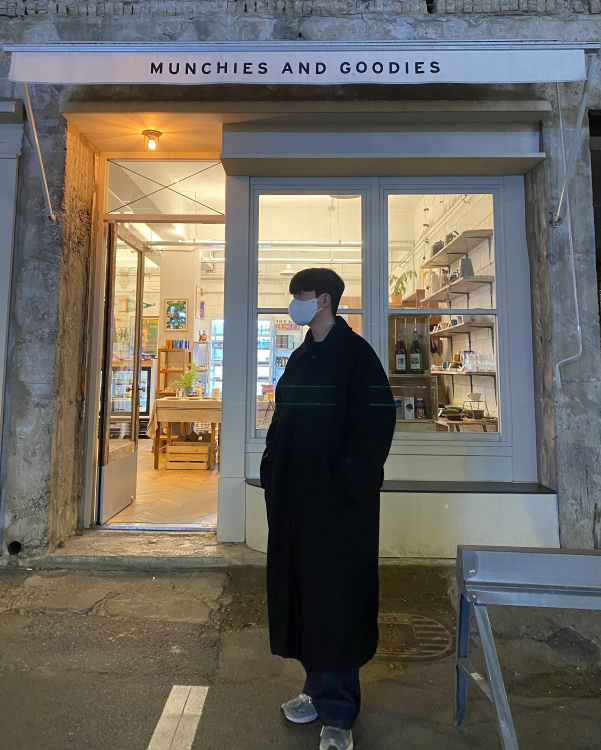
#> input picture docs/jaju_rounding_vmd/assets/fashion/FA-04.jpg, 1202 x 1500 px (shown at 1/2 size); its folder holds 4 pictures in this run
$ python p09_back_zine.py
#> lines starting #> are read from the running program, lines starting #| are printed output that depends on the picture
### tools/jaju_layout/cover_match.py
"""JAJU 포트폴리오 8쪽 /02 Match. 파트 표지 — 사용자가 만든 표지 이미지 위에 얹을 글 (315 × 195).

  python3 tools/jaju_layout/cover_match.py   ->  docs/jaju_rounding_vmd/layout/cover_match.pdf  (1쪽: 자리 표시 위 미리 보기)
                                             ->  out/jaju_layout/cover_match_text.html    (글만 — InDesign 용)

사용자: "첫번째 이미지는 Match 에 대한 커버 페이지 사례(POLITICS + PARTNERSHIPS, bookcoverarchive)이다. 두번째 이미지는 현재 제작 중인
커버 페이지이다. 제작 중인 이미지 위에 사례를 참고하여 스토리에 적합한 텍스트를 첨가하라."
사례에서 가져온 것:
  · 글은 모두 왼쪽 색 면(빨강 → 여기서는 파란 벽) 안에만. 오른쪽 흰 벽 · 바닥 · 인물에는 글을 올리지 않는다
  · 위: 작은 굵은 대문자 'EDITED BY' / 좁은 굵은 이름 / 'AND' / 이름 — 작은 줄과 큰 줄이 번갈아 넷
  · 가운데 아래: 흰색 좁은 굵은 제목 두 줄, 두 낱말을 검정 '+' 로 잇는다 (POLITICS + PARTNERSHIPS)
  · 그 아래: 검정 작은 대문자 부제 네 줄, 넓은 자간 · 넉넉한 줄 간격. 바닥 사선(파란 바닥)보다 위에서 끝난다
글(2-2 세션 파트 2 '맞추다' 확정 스토리): 표지 한국어 '사람을 멈추게 한 조화를, 내 옷으로 맞춰 본다.'
  영어 'Matching my own clothes, to find the harmony that makes people stop.'
  제목 'CLOTHES + PLACE' — 파트 2 의 끝 문장 '옷은 놓인 장소와 맞을 때 완성된다.'를 사례의 '+' 꼴로. 그림(색 방 안의 한 벌)과 같은 말.
자리 표시: 사용자 이미지(1820 × 1130 화면 캡처)에서 잰 비율 — 파란 벽 x 0–33.2% · 바닥선 y 76.5% · 사선 (33.2%, 76.5%) → (1.1%, 100%),
  인물 x 68.7–84.1% · y 13.1–79%. 미리 보기에서만 그리고 InDesign 파일에는 넣지 않는다(사용자 이미지를 맨 아래에 놓아 쓴다).
좁은 굵은 글꼴이 이 환경에 없어 Instrument Sans Bold 를 장평 74% 로 썼다 — InDesign 에서 가진 좁은 고딕(예: 210 타임라인 Bold)으로 바꿔도 자리는 같다.
"""
import os
import subprocess

HERE = os.path.dirname(os.path.abspath(__file__))
REPO = os.path.abspath(os.path.join(HERE, '../..'))
FONTS = os.path.join(REPO, 'tools/p1_layout/fonts')
OUT = os.path.join(REPO, 'docs/jaju_rounding_vmd/layout')
TMP = os.path.join(REPO, 'out/jaju_layout')
PRINT = os.path.join(REPO, 'tools/p1_layout/print_pdf.mjs')
W, H = 315, 195

WALL_X, FLOOR_Y, DIAG_X = 0.332 * W, 0.765 * H, 0.011 * W   # 사용자 이미지에서 잰 자리
FIG = (0.687 * W, 0.131 * H, 0.154 * W, 0.659 * H)
L = 14                                                     # 왼쪽 여백 (책의 다른 쪽과 같음)

TOP = [('PART 2', 'sm'), ('/02 MATCH.', 'nm'), ('OF', 'sm'), ('FROM THE INSIDE', 'nm')]
TITLE = ['CLOTHES', 'PLACE']
PLUS_X = 82.6                                             # CLOTHES 끝(79.3) + 낱말 사이 — '+' 는 따로 한 상자 (InDesign 에서 옮기기 쉽게)
SUB = ['MATCHING MY OWN CLOTHES,', 'TO FIND THE HARMONY', 'THAT MAKES', 'PEOPLE STOP.']
KO_LINES = ['사람을 멈추게 한 조화를,', '내 옷으로 맞춰 본다.']


def d(x, y, w, h, inner, cls, attrs=''):
    return f"<div class='{cls}' {attrs} style='left:{x:.2f}mm;top:{y:.2f}mm;width:{w:.2f}mm;height:{h:.2f}mm'>{inner}</div>"


# [23 lines left out: functions text, guides, not called in this run]


CSS = f"""
@font-face{{font-family:Inst;font-weight:400;src:url('file://{FONTS}/InstrumentSans-Regular.ttf')}}
@font-face{{font-family:Inst;font-weight:700;src:url('file://{FONTS}/InstrumentSans-Bold.ttf')}}
@page{{size:{W}mm {H}mm;margin:0}}*{{margin:0;padding:0}}
.sheet{{position:relative;width:{W}mm;height:{H}mm;overflow:hidden;page-break-after:always}}
.sheet div,.sheet svg{{position:absolute}}.gd{{left:0;top:0;width:{W}mm;height:{H}mm}}
.gt{{font-family:'WenQuanYi Zen Hei',sans-serif;font-size:2.6px;fill:#7a736b}}
.t p{{white-space:nowrap}}
.sm{{font-family:Inst,sans-serif;font-weight:700;font-size:7.6pt;line-height:10pt;letter-spacing:.09em;color:#1B1B1A}}
.nm{{font-family:Inst,sans-serif;font-weight:700;font-size:22pt;line-height:24pt;letter-spacing:.01em;color:#1B1B1A;transform:scaleX(.74);transform-origin:0 0}}
.ttl{{font-family:Inst,sans-serif;font-weight:700;font-size:54pt;line-height:50pt;letter-spacing:-.005em;color:#FFFFFF;transform:scaleX(.74);transform-origin:0 0}}
.ttl.pl{{color:#1B1B1A}}
.sub{{font-family:Inst,sans-serif;font-weight:700;font-size:7.6pt;line-height:13.2pt;letter-spacing:.1em;color:#1B1B1A}}
.ko{{font-family:'WenQuanYi Zen Hei',sans-serif;font-size:9.4pt;line-height:14pt;color:#1B1B1A;-webkit-text-stroke:.15pt #1B1B1A}}
"""


# [13 lines left out: functions write, main, not called in this run]


# [2 lines that do not run on import are left out]

### tools/jaju_layout/p09_back_zine.py
"""JAJU 포트폴리오 9쪽 Front, or back? — 스케이트 진 'STREET CULTURE' 펼침면 꼴로 다시 짠 판 (315 × 195).

  python3 tools/jaju_layout/p09_back_zine.py   ->  docs/jaju_rounding_vmd/layout/p09_back_zine.pdf

사용자: "해당 페이지(사용자 InDesign 의 Front, or back? 쪽)를 두번째 이미지(STREET CULTURE)화 하여라. 레이아웃, 배치, 폰트 등을
참고하여 재가공하라. 인디자인과 포토샵으로 보내라."
사례에서 가져온 것:
  · 왼쪽 쪽: 흑백 사진을 살구색 종이에 먹 한 색으로 찍은 꼴(밝은 곳 = 종이색, 세로 결) — 쪽 끝까지 → 앞모습 FA-04
  · 펼침면을 둘로 나눈 아주 큰 좁은 대문자: 왼쪽 먹색 'STREET' | 오른쪽 종이색 'CULTURE' → 'FRONT,' | 'OR BACK?' (쪽 제목)
  · 왼쪽 사진 위 빨간 상자(접는 선까지) — 제목 '1990s' + 고정폭 본문 → '(A) FRONT' + 착장 분해 네 줄(사진의 점에서 지시선)
  · 오른쪽 쪽: 빨간 바탕, 큰 낱말에 걸친 사진(사례의 뛰어오르는 사람 자리) → 뒷모습 FA-03,
    큰 낱말 아래 본문 → 큰 인용 + 영어, 아래쪽 흑백 사진 둘 + 오른쪽 단 글 → 니트의 결 · 어깨의 품 두 조각 + 끝 줄
    (오려 낸 사람 사진은 오려 내기가 새 그림이라 네모 사진으로)
글: 사용자 쪽 그대로 — 제목 · 라벨 넷 · 큰 인용 · 영어 · 끝 줄. 바닥 줄은 새 구성(파트 2 Match, 9쪽).
좁은 굵은 글꼴이 없어 Instrument Sans Bold 장평 62%. 사진의 먹 한 색 · 세로 결은 파일에 구워 넣는다(InDesign · 포토샵도 같게).
"""
import os
import subprocess
import sys

import numpy as np
from PIL import Image

HERE = os.path.dirname(os.path.abspath(__file__))
sys.path.insert(0, HERE)

import part2_match as p2  # noqa: E402

d, W, H = p2.d, p2.W, p2.H
OUT, TMP, PRINT, FONTS, CROPS, FA = p2.OUT, p2.TMP, p2.PRINT, p2.FONTS, p2.CROPS, p2.FA
PAPER, RED, INK = '#E9A48D', '#E2382B', '#151311'
CX, L, FOLIO_Y = 157.5, 14.0, 184.35

QUOTE = ['매장 안의 손님은', '마네킹의 등을 먼저 본다.']
EN = 'Inside the store, people meet the mannequin’s back first.'
END = ['그래서 나는 등을 먼저 입힌다 —', '니트의 결, 어깨에서 떨어지는 품.']
LABELS = [('HAIR', '짧고 단정하게', (610, 540)), ('COAT', '검정 오버핏 롱코트', (640, 930)),
          ('TROUSERS', '네이비 와이드 팬츠', (640, 1370)), ('SHOES', '회색 스니커즈', (600, 1455))]


def _rgb(hx):
    return np.array([int(hx[i:i + 2], 16) / 255 for i in (1, 3, 5)])


def mono(pid, x, y, w, h, cx, cy, span, bright=1.0, contrast=1.25):
    """흑백 사진을 종이에 먹 한 색으로: 회색 → 대비 · 밝기 → 종이색과 먹색 사이 + 세로 결(정해진 옅은 줄). 파일에 구워 넣는다.
    반환: (html, 원본 px → 쪽 mm 함수)."""
#> called with pid = 'FA-04', x = 0, y = 0, w = 157.5, h = 195, cx = 601, cy = 750, span = 1202
    im = Image.open(os.path.join(FA, pid + '.jpg')).convert('L')
    IW, IH = im.size
#> IW = 1202; IH = 1500
    sh = span * h / w
    if sh > IH:
        span, sh = IH * w / h, IH
    lft, tp = max(0, min(IW - span, cx - span / 2)), max(0, min(IH - sh, cy - sh / 2))
#> lft = 0; tp = 5.9
    c = im.crop((int(lft), int(tp), int(lft + span), int(tp + sh)))
    c.thumbnail((1600, 1600))
    v = np.asarray(c, dtype=np.float32) / 255
    v = np.clip(((v - .5) * contrast + .5) * bright, 0, 1)
    cols = np.arange(v.shape[1])
#> cols = 1202 values from 0 to 1201
    streak = 1 - .10 * ((((cols * 2654435761) % 997) / 997) > .93) - .04 * ((((cols * 40503) % 89) / 89) > .8)
    v = v * streak[None, :]
    out = v[..., None] * _rgb(PAPER)[None, None, :] + (1 - v[..., None]) * _rgb(INK)[None, None, :]
    os.makedirs(CROPS, exist_ok=True)
    f = os.path.join(CROPS, f'back_{pid}_{cx}_{cy}_{span:.0f}_{w:.0f}x{h:.0f}_mono.jpg')
    Image.fromarray((np.clip(out, 0, 1) * 255).astype('uint8'), 'RGB').save(f, quality=88)
    k = w / span
    html = d(x, y, w, h, f"<img src='file://{f}' style='position:absolute;left:0;top:0;width:{w}mm;height:{h}mm'>", 'duo')
    return html, (lambda px, py: (x + (px - lft) * k, y + (py - tp) * k))


def folio():
    return (d(L, FOLIO_Y, 160, 4, '<p>FROM THE INSIDE&nbsp;&nbsp;—&nbsp;&nbsp;PART 2 MATCH</p>', 't ft pa')
            + d(107.5, FOLIO_Y, 100, 4, '<p>BREAKDOWN</p>', 't ft c')
            + d(261, FOLIO_Y, 40, 4, '<p>09</p>', 't ft r'))


def layers():
    """아래에서 위로 (이름, html, 보임) — PDF · InDesign 은 이어 붙이고, 포토샵은 층마다 굽는다."""
    front, f2mm = mono('FA-04', 0, 0, CX, H, 601, 750, 1202, bright=1.08)
    back, _ = mono('FA-03', 230, 42, 77, 70, 620, 700, 760, bright=1.1)
#> call 2 of mono, with pid = 'FA-03', x = 230, y = 42, w = 77, h = 70, cx = 620, cy = 700, span = 760
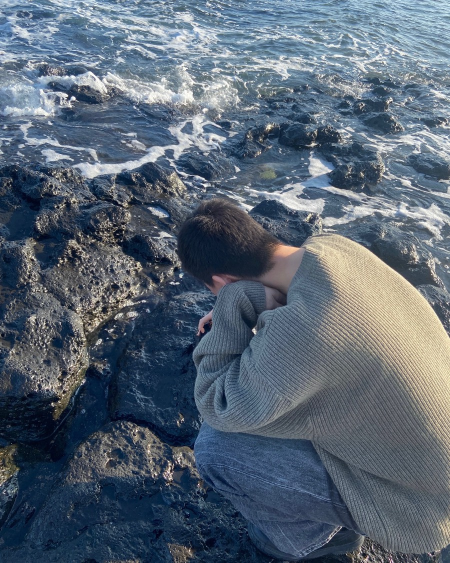
#> input picture docs/jaju_rounding_vmd/assets/fashion/FA-03.jpg, 900 x 1125 px (shown at 1/2 size)
#> in mono (call 2), `im = Image.open(os.path.join(FA, pid + '.jpg')).convert('L')`:
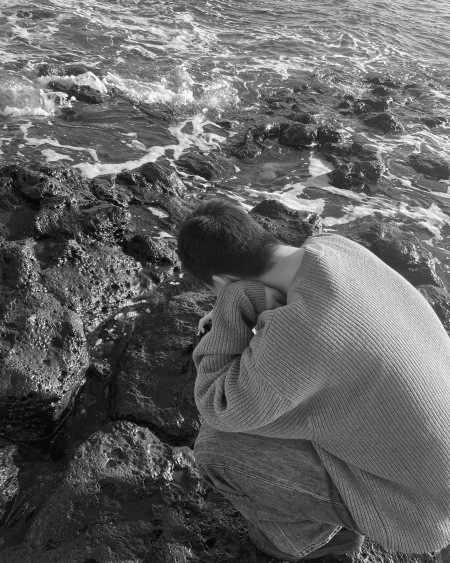
#> im: PIL image 900x1125 L (shown at 1/2 size); min 1, max 255, mean 99.4
    knit, _ = mono('FA-03', 165, 104, 58, 74, 760, 820, 300, bright=1.1)
#> call 3 of mono, with pid = 'FA-03', x = 165, y = 104, w = 58, h = 74, cx = 760, cy = 820, span = 300
#> in mono (call 3), `v = np.clip(((v - .5) * contrast + .5) * bright, 0, 1)`:
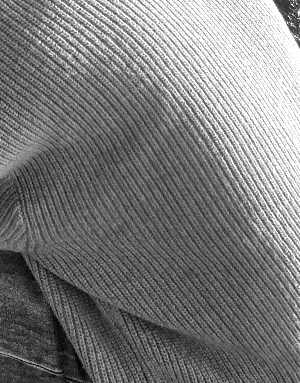
#> v: shape (383, 300) float32; min 0, max 1, mean 0.483
#> in mono (call 3), `out = v[..., None] * _rgb(PAPER)[None, None, :] + (1 - v[..., None]) *..`:
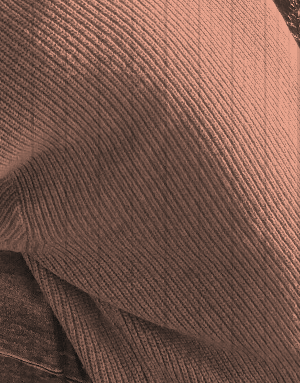
#> out: shape (383, 300, 3) float64; mean of channels 0, 1, 2 0.478, 0.345, 0.298; drawn as R, G, B
    shoulder, _ = mono('FA-03', 229, 134, 86, 47, 640, 480, 430, bright=1.1)
#> call 4 of mono, with pid = 'FA-03', x = 229, y = 134, w = 86, h = 47, cx = 640, cy = 480, span = 430
#> in mono (call 4), `c = im.crop((int(lft), int(tp), int(lft + span), int(tp + sh)))`:
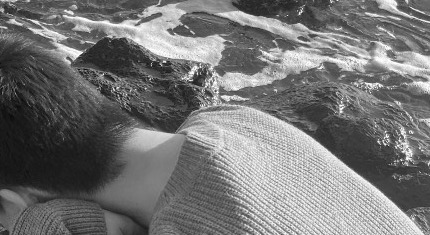
#> c: PIL image 430x235 L; min 10, max 255, mean 116.9
#> in mono (call 4), `v = np.clip(((v - .5) * contrast + .5) * bright, 0, 1)`:
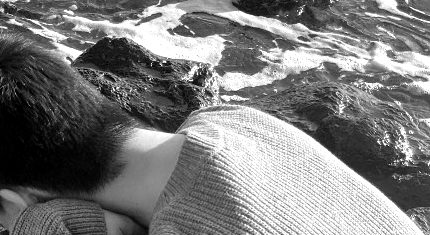
#> v: shape (235, 430) float32; min 0, max 1, mean 0.485
#> in mono (call 4), `out = v[..., None] * _rgb(PAPER)[None, None, :] + (1 - v[..., None]) *..`:
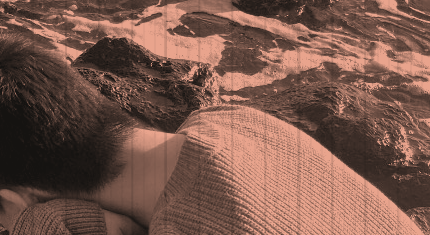
#> out: shape (235, 430, 3) float64; mean of channels 0, 1, 2 0.48, 0.346, 0.299; drawn as R, G, B
    BX, BY, BW, BH = 108, 72, CX - 108, 60          # 빨간 상자 (접는 선까지)
    rows, svg = '', ''
    for i, (en, ko, (px, py)) in enumerate(LABELS):
        ry = BY + 17 + i * 8.6
        rows += d(BX + 4.5, ry, BW - 7, 7, f"<p><span class='e'>{en}</span></p><p>{ko}</p>", 't lbz')
        ax, ay = f2mm(px, py)
        svg += (f"<circle cx='{ax:.2f}' cy='{ay:.2f}' r='.9' fill='{RED}'/>"
                f"<polyline points='{ax:.2f},{ay:.2f} {BX:.2f},{ry + 1.6:.2f} {BX + 3.4:.2f},{ry + 1.6:.2f}' class='ldz'/>")
    return [
        ('종이 · 빨간 쪽', f"<svg class='ov' viewBox='0 0 {W} {H}'><rect x='0' y='0' width='{CX}' height='{H}' fill='{PAPER}'/>"
                      f"<rect x='{CX}' y='0' width='{W - CX}' height='{H}' fill='{RED}'/></svg>", True),
        ('사진 (A) 앞 FA-04', front, True),
        ('FRONT,', d(7, 2, 160, 52, '<p>FRONT,</p>', 't big ink'), True),
        ('OR BACK?', d(CX + 5, 2, 160, 52, '<p>OR BACK?</p>', 't big pa'), True),
        ('사진 (B) 뒤 FA-03', back, True),
        ('사진 니트의 결', knit, True),
        ('사진 어깨의 품', shoulder, True),
        ('빨간 상자', f"<svg class='ov' viewBox='0 0 {W} {H}'><rect x='{BX}' y='{BY}' width='{BW}' height='{BH}' fill='{RED}'/></svg>", True),
        ('지시선', f"<svg class='ov' viewBox='0 0 {W} {H}'>{svg}</svg>", True),
        ('(A) FRONT · 라벨', d(BX + 4.5, BY + 3.5, BW - 7, 12, '<p>(A) FRONT</p>', 't hd') + rows
         + d(BX + 4.5, BY + BH - 5.6, BW - 7, 4, '<p>N°FA-04&nbsp;&nbsp;·&nbsp;&nbsp;BREAKDOWN</p>', 't cp'), True),
        ('큰 인용 · 영어', d(165, 47, 64, 20, ''.join(f'<p>{s}</p>' for s in QUOTE), 't qz')
         + d(165, 66, 60, 24, f'<p>{EN}</p>', 't mo wrap'), True),
        ('끝 줄', d(234, 119.5, 70, 14, ''.join(f'<p>{s}</p>' for s in END), 't kz'), True),
        ('캡션', d(230, 113, 72, 4, '<p>(B) BACK&nbsp;&nbsp;·&nbsp;&nbsp;N°FA-03</p>', 't cp')
         + d(165, 179.2, 58, 4, '<p>KNIT — 굵은 결</p>', 't cp')
         + d(229, 130.2, 72, 4, '<p>SHOULDER — 어깨에서 떨어지는 품</p>', 't cp'), True),
        ('바닥 줄', folio(), True),
    ]


def page():
    return ''.join(h for _, h, _ in layers())


KO = p2.KO
CSS = p2.CSS + f"""
.duo{{overflow:hidden}}
.big{{font-family:Inst,sans-serif;font-weight:700;font-size:135pt;line-height:128pt;letter-spacing:-.01em;transform:scaleX(.62);transform-origin:0 0}}
.big.ink{{color:{INK}}}.big.pa{{color:{PAPER}}}
.hd{{font-family:Inst,sans-serif;font-weight:400;font-size:24pt;line-height:26pt;color:{INK};transform:scaleX(.74);transform-origin:0 0}}
.lbz{{font-family:{KO};font-size:7.4pt;line-height:9.6pt;color:{INK}}}.lbz .e{{font-family:Mono,monospace;font-size:6.6pt;letter-spacing:.06em}}
.ov .ldz{{fill:none;stroke:{INK};stroke-width:.22}}
.qz{{font-family:{KO};font-size:13pt;line-height:18.5pt;color:{INK};-webkit-text-stroke:.3pt {INK}}}
.mo{{font-family:Mono,monospace;font-size:7.4pt;line-height:11pt;color:{INK};text-align:justify}}
.kz{{font-family:{KO};font-size:8.4pt;line-height:13pt;color:{INK}}}
.cp{{font-family:Mono,monospace;font-size:5.8pt;letter-spacing:.04em;color:{INK};white-space:nowrap}}.cp.pa{{color:{PAPER}}}
.ft.pa{{color:{INK}}}.ft.pp{{color:{PAPER}}}
"""


def main():
    os.makedirs(TMP, exist_ok=True)
    h = os.path.join(TMP, 'p09_back_zine.html')
    with open(h, 'w', encoding='utf-8') as f:
        f.write(f"<!doctype html><html lang=ko><head><meta charset=utf-8><title>JAJU p09 Front or back zine</title><style>{CSS}</style></head>"
                f"<body><div class='sheet' style='background:{PAPER}'>{page()}</div></body></html>")
    subprocess.run(['node', PRINT, h, os.path.join(OUT, 'p09_back_zine.pdf'), os.path.join(TMP, 'p09b')], check=True)
#> (this line was passed over: subprocess is not available in this run)


if __name__ == '__main__':
    main()
